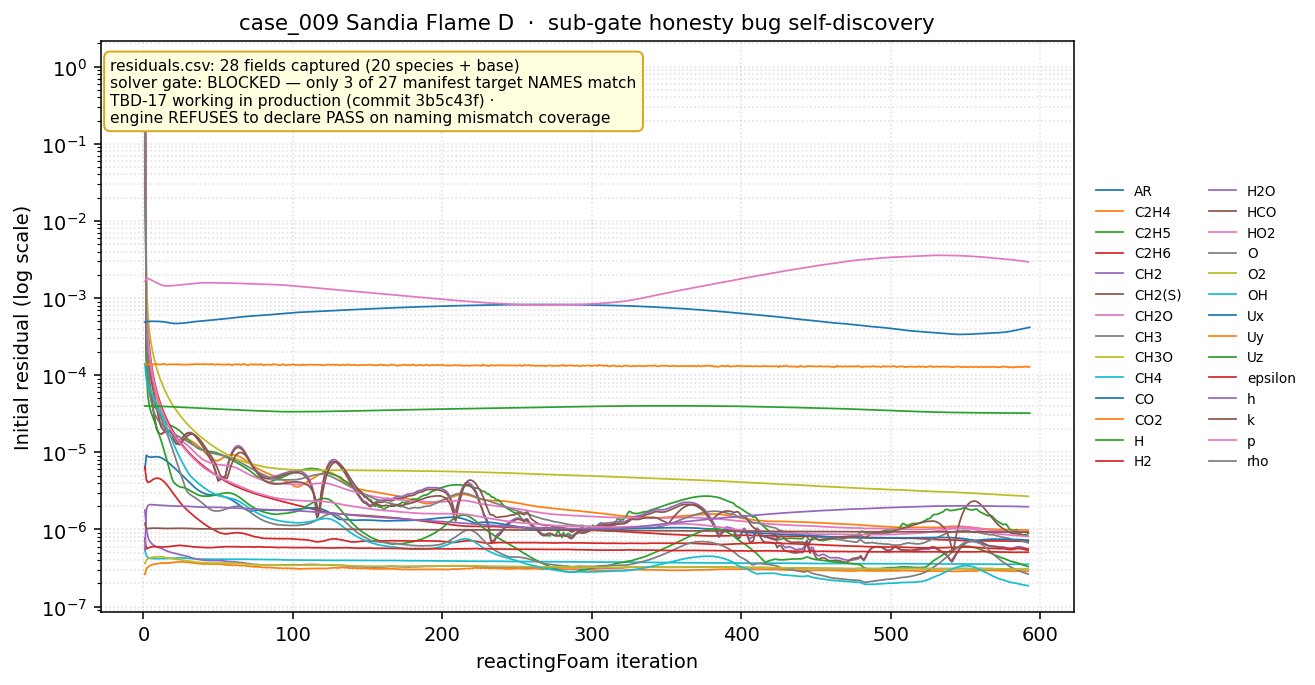

The script that saved this image:
"""Generate residual_plot.png for case_009 Sandia Flame D.

Hero plot for the demo: the engine declared 27 residual targets in the
case manifest (Ux/Uy/Uz/p/h/k/epsilon + 20 DRM-19 species). The
pre-TBD-17 solver_gate.json captured only 3 checked_fields (Ux/Uy/Uz)
and silently PASSed. After commit 3b5c43f the ingest path BLOCKS with
incomplete_residual_coverage + the explicit missing_target_fields list.

This script plots whatever columns the *current* residuals.csv contains
(typically 26 columns — DRM-19 species merged via CH2(S) -> CH2
collision per the TBD-19 patch) and annotates the historical bug.

Run:  python3 residual_plot.py
Output: residual_plot.png in this directory.
"""
from __future__ import annotations
import csv
from pathlib import Path

import matplotlib
matplotlib.use("Agg")
import matplotlib.pyplot as plt

HERE = Path(__file__).parent
RESID = Path(
    "/Users/Zhuanz/Desktop/cfd-harness-unified/_sandboxes/"
    "case_009_sandia_flame_d/case/artifacts/residuals.csv"
)
OUT = HERE / "residual_plot.png"


def load_residuals(p: Path) -> tuple[list[int], dict[str, list[float]]]:
    with p.open() as f:
        rdr = csv.reader(f)
        header = next(rdr)
        iters: list[int] = []
        cols: dict[str, list[float]] = {h: [] for h in header[1:]}
        for row in rdr:
            iters.append(int(row[0]))
            for h, v in zip(header[1:], row[1:]):
                try:
                    cols[h].append(float(v))
                except ValueError:
                    cols[h].append(float("nan"))
        return iters, cols


def main() -> None:
    iters, cols = load_residuals(RESID)
    fig, ax = plt.subplots(figsize=(9.5, 5.0), dpi=140)
    for name, ys in cols.items():
        ax.semilogy(iters, ys, label=name, linewidth=0.9)
    ax.set_xlabel("reactingFoam iteration")
    ax.set_ylabel("Initial residual (log scale)")
    ax.set_title(
        "case_009 Sandia Flame D  ·  sub-gate honesty bug self-discovery",
        fontsize=11,
    )
    ax.grid(True, which="both", linestyle=":", alpha=0.4)
    ax.legend(loc="center left", bbox_to_anchor=(1.01, 0.5),
              fontsize=7, ncol=2, frameon=False)
    ax.text(
        0.01, 0.97,
        (f"residuals.csv: {len(cols)} fields captured (20 species + base)\n"
         "solver gate: BLOCKED — only 3 of 27 manifest target NAMES match\n"
         "TBD-17 working in production (commit 3b5c43f) ·\n"
         "engine REFUSES to declare PASS on naming mismatch coverage"),
        transform=ax.transAxes, fontsize=8,
        verticalalignment="top",
        bbox=dict(boxstyle="round,pad=0.4",
                  facecolor="lightyellow", edgecolor="goldenrod"),
    )
    fig.tight_layout()
    fig.savefig(OUT, bbox_inches="tight")
    print(f"wrote {OUT}")


if __name__ == "__main__":
    main()
